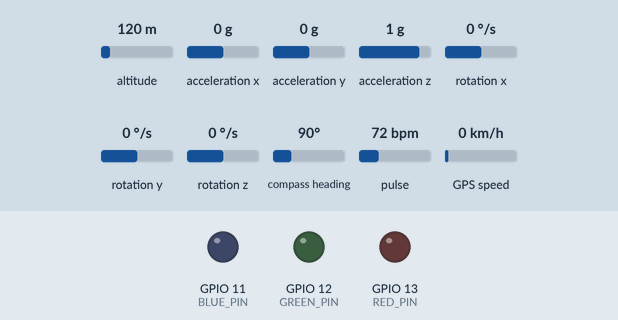
This sketch was run on a simulated ESP32-S3. Parts: output pins drawn as LEDs (lit = HIGH). The inputs (shaded band) are chosen by the test bench; at power-on: altitude 120 m, acceleration x 0 g, acceleration y 0 g, acceleration z 1 g, rotation x 0 °/s, rotation y 0 °/s, rotation z 0 °/s, compass heading 90°, pulse 72 bpm, GPS speed 0 km/h. WiFi joins after 1.5 s; servers stay silent unless stated; uploads are accepted with an empty reply; the local clock reads 2024-03-15 10:24:30 at power-on unless the sketch sets it; the GPS gets a fix after 3 s at 37.7749, -122.4194 with 8 satellites; what the sketch prints to the serial monitor is not drawn.

Above: at 15.5 s.
At 23.7 s:
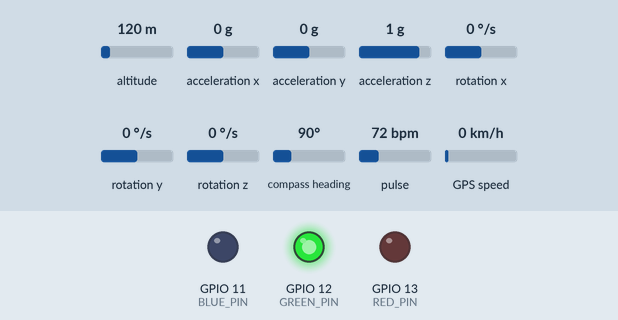
Timing chart, 0 to 26.4 s (numbered marks = the images above):
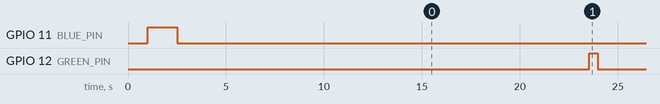

Measured:
- by itself, GPIO 12 (GREEN_PIN): alternates HIGH for 0.44 s and LOW for 16.0 s

The sketch:

code.ino
```cpp
#include <WiFi.h>
#include <HTTPClient.h>
#include "MAX30105.h"
#include "heartRate.h"
#include <TinyGPS++.h>
#include <MPU6050_tockn.h>
#include <Wire.h>
#include <WiFiManager.h>

WiFiManager wm;

#define RED_PIN 13
#define GREEN_PIN 12
#define BLUE_PIN 11

const char* serverName = "https://petdex-api-d75e.onrender.com";
const String coleiraId = "6819475baa479949daccea94";
const String animalId = "68194120636f719fcd5ee5fd";

MAX30105 particleSensor;

const long gmtOffset_sec = -3 * 3600;  // UTC-3 para horário de Brasília
const int daylightOffset_sec = 0;      // Sem horário de verão


const byte RATE_SIZE = 4;  //Increase this for more averaging. 4 is good.
byte rates[RATE_SIZE];     //Array of heart rates
byte rateSpot = 0;
long lastBeat = 0;  //Time at which the last beat occurred

float beatsPerMinute;
int beatAvg;
unsigned long leituraInicio = 0;
const unsigned long duracaoLeitura = 15000;
bool lendo = false;


// -------------- SENSOR DE GPS --------------

#define RXD2 5  // CONECTAR PORTA TX DO SENSOR
#define TXD2 6  // CONECTAR PORTA RX DO SENSOR

#define GPS_BAUD 9600
TinyGPSPlus gps;
// Create an instance of the HardwareSerial class for Serial 2
HardwareSerial gpsSerial(2);

// -------------- // --------------


// -------------- GIROSCÓPIO --------------
MPU6050 mpu6050(Wire);
// -------------- // --------------


void setup() {
  pinMode(RED_PIN, OUTPUT);
  pinMode(GREEN_PIN, OUTPUT);
  pinMode(BLUE_PIN, OUTPUT);
  Serial.begin(115200);
  delay(1000);

  wm.resetSettings();
  // ------------- WIFI -------------
  while (WiFi.status() != WL_CONNECTED) {
    digitalWrite(BLUE_PIN, HIGH);
    Serial.println("Configurar Wifi! Acesse a rede PetDex com a senha petdex1234 e selecione um Wifi para conexão.");
    wm.autoConnect("PetDex", "petdex1234");

    if (WiFi.status() == WL_CONNECTED) {
      Serial.println("Conectado com sucesso!");
    } else {
      Serial.println("Falha ao reconectar.");
    }
  }
  digitalWrite(BLUE_PIN, LOW);
  // -------------- // --------------


  // ------------- HORÁRIO ------------
  configTime(gmtOffset_sec, daylightOffset_sec, "pool.ntp.org");
  delay(2000);  // Espera a sincronização NTP

  struct tm timeinfo;
  while (!getLocalTime(&timeinfo)) {
    Serial.println("Erro ao obter hora");
    digitalWrite(RED_PIN, HIGH);
    digitalWrite(BLUE_PIN, HIGH);
    digitalWrite(GREEN_PIN, HIGH);
  }

  digitalWrite(RED_PIN, LOW);
  digitalWrite(BLUE_PIN, LOW);
  digitalWrite(GREEN_PIN, LOW);

  char isoTime[30];
  strftime(isoTime, sizeof(isoTime), "%Y-%m-%dT%H:%M:%SZ", &timeinfo);
  Serial.println("Hora atual:");
  Serial.println(isoTime);
  // -------------- // --------------


  // ------------- BATIMENTO CARDÍACO  ------------
  while (!particleSensor.begin(Wire, I2C_SPEED_FAST)) {
    digitalWrite(RED_PIN, HIGH);
    Serial.println("MAX30105 (Batimento Cardíaco) Não foi encontrado. ");
  }
  digitalWrite(RED_PIN, LOW);

  // Ligando as luzes do Batimetno Cardíaco para ajudar a medir
  particleSensor.setup();                     //Configure sensor with default settings
  particleSensor.setPulseAmplitudeRed(0x0A);  //Turn Red LED to low to indicate sensor is running
  particleSensor.setPulseAmplitudeGreen(0);   //Turn off Green LED
  // -------------- // --------------


  // -------------- GPS --------------
  gpsSerial.begin(GPS_BAUD, SERIAL_8N1, RXD2, TXD2);
  // -------------- // --------------


  // -------------- GIROSCÓPIO --------------
  Wire.begin();
  mpu6050.begin();
  mpu6050.calcGyroOffsets(true);
  // -------------- // --------------
}

void loop() {
  digitalWrite(GREEN_PIN, LOW);
  digitalWrite(BLUE_PIN, LOW);
  digitalWrite(RED_PIN, LOW);

  while (WiFi.status() != WL_CONNECTED) {
    digitalWrite(BLUE_PIN, HIGH);
    Serial.println("WiFi desconectado. Tentando reconectar...");
    wm.autoConnect("PetDex", "petdex1234");

    if (WiFi.status() == WL_CONNECTED) {
      Serial.println("Reconectado com sucesso!");
    } else {
      Serial.println("Falha ao reconectar.");
    }
  }

  digitalWrite(BLUE_PIN, LOW);

  double accX;
  double accY;
  double accZ;
  double angleX;
  double angleY;
  double angleZ;

  double latitude;
  double longitude;

  long leituraControle = 0;

  if (!lendo) {
    // Iniciar novo ciclo de leitura
    Serial.println("Iniciando leitura de batimentos por 10 segundos...");
    leituraInicio = millis();
    leituraControle = leituraInicio;
    lendo = true;
    beatAvg = 0;
    rateSpot = 0;
    lastBeat = 0;
    beatsPerMinute = 0;
  }

  // Enquanto estiver dentro do período de leitura
  while (millis() - leituraInicio <= duracaoLeitura) {
    long irValue = particleSensor.getIR();

    if (checkForBeat(irValue)) {
      long delta = millis() - lastBeat;
      lastBeat = millis();

      beatsPerMinute = 60 / (delta / 1000.0);

      if (beatsPerMinute < 255 && beatsPerMinute > 20) {
        rates[rateSpot++] = (byte)beatsPerMinute;
        rateSpot %= RATE_SIZE;

        beatAvg = 0;
        for (byte x = 0; x < RATE_SIZE; x++)
          beatAvg += rates[x];
        beatAvg /= RATE_SIZE;
      }
    }

    Serial.print("IR=");
    Serial.print(irValue);
    Serial.print(", BPM=");
    Serial.print(beatsPerMinute);
    Serial.print(", Avg BPM=");
    Serial.print(beatAvg);
    if (irValue < 50000 && millis() - leituraControle <= 20000) {
      // Espera até 20 segundos para o usuário colocar o dedo para realizar a leitura
      leituraInicio = millis();
      Serial.print(" Não está medindo batimentos");
    }
    Serial.println();
  }

  lendo = false;

  unsigned long start = millis();
  while (millis() - start < 1000) {
    while (gpsSerial.available() > 0) {
      gps.encode(gpsSerial.read());
    }
    if (gps.location.isUpdated()) {
      latitude = gps.location.lat();
      longitude = gps.location.lng();
    }
  }

  // -------------- GIROSCÓPIO --------------
  mpu6050.update();

  accX = mpu6050.getAccX();
  accY = mpu6050.getAccY();
  accZ = mpu6050.getAccZ();

  angleX = mpu6050.getGyroAngleX();
  angleY = mpu6050.getGyroAngleY();
  angleZ = mpu6050.getGyroAngleZ();

  // -------------- // --------------

  String timestamp = getISO8601Time();
  Serial.println("\n---------------------- LOCALIZACAO ----------------------");
  Serial.print("Latitude: ");
  Serial.print(latitude);
  Serial.print("  Longitude: ");
  Serial.println(longitude);
  Serial.println("\n-----------------------------------------------------------");
  if (beatAvg > 5) {
    enviarBatimento(beatAvg, timestamp);
  }
  if (((latitude > 1 && longitude > 1) || (latitude < -1 && longitude < -1)) && (latitude != 23.594131 && longitude != 23.93906)) {
    enviarLocalizacao(latitude, longitude, timestamp);
  }
  enviarMovimento(accX, accY, accZ, angleX, angleY, angleZ, timestamp);
}


String getISO8601Time() {
  struct tm timeinfo;
  if (!getLocalTime(&timeinfo)) {
    Serial.println("Erro ao obter hora");
    return "";
  }

  char isoTime[30];
  strftime(isoTime, sizeof(isoTime), "%Y-%m-%dT%H:%M:%S-03:00", &timeinfo);
  return String(isoTime);
}

void enviarBatimento(int media, String timestamp) {
  digitalWrite(GREEN_PIN, HIGH);
  digitalWrite(RED_PIN, LOW);
  digitalWrite(BLUE_PIN, LOW);
  String endpoint = String(serverName) + "/batimentos";
  HTTPClient http;
  String jsonData = "{";
  jsonData += "\"frequenciaMedia\": \"" + String(media) + "\", ";
  jsonData += "\"coleira\": \"" + coleiraId + "\", ";
  jsonData += "\"animal\": \"" + animalId + "\", ";
  jsonData += "\"data\": \"" + timestamp + "\"";
  jsonData += "}";

  Serial.println("Enviando Batimento:");
  Serial.println(jsonData);
  http.begin(endpoint);
  http.addHeader("Content-Type", "application/json");
  int httpResponseCode = http.POST(jsonData);
  Serial.print("POST status: ");
  Serial.println(httpResponseCode);
  if (httpResponseCode > 0) {
    String response = http.getString();
    Serial.println("Resposta: " + response);
  } else {
    digitalWrite(RED_PIN, HIGH);
    Serial.println("Erro ao enviar dados.");
    delay(500);
  }

  http.end();
}

void enviarLocalizacao(double latitude, double longitude, String timestamp) {
  digitalWrite(GREEN_PIN, HIGH);
  digitalWrite(RED_PIN, LOW);
  digitalWrite(BLUE_PIN, LOW);
  String endpoint = String(serverName) + "/localizacoes";
  HTTPClient http;
  String jsonData = "{";
  jsonData += "\"latitude\": \"" + String(latitude, 6) + "\", ";
  jsonData += "\"longitude\": \"" + String(longitude, 6) + "\", ";
  jsonData += "\"coleira\": \"" + coleiraId + "\", ";
  jsonData += "\"animal\": \"" + animalId + "\", ";
  jsonData += "\"data\": \"" + timestamp + "\"";
  jsonData += "}";

  Serial.println("Enviando Localização:");
  Serial.println(jsonData);
  http.begin(endpoint);
  http.addHeader("Content-Type", "application/json");
  int httpResponseCode = http.POST(jsonData);
  Serial.print("POST status: ");
  Serial.println(httpResponseCode);
  if (httpResponseCode > 0) {
    String response = http.getString();
    Serial.println("Resposta: " + response);
  } else {
    Serial.println("Erro ao enviar dados.");
    digitalWrite(RED_PIN, HIGH);
    Serial.println("Erro ao enviar dados.");
    delay(500);
  }

  http.end();
}

void enviarMovimento(double accX, double accY, double accZ, double angleX, double angleY, double angleZ, String timestamp) {
  digitalWrite(GREEN_PIN, HIGH);
  digitalWrite(RED_PIN, LOW);
  digitalWrite(BLUE_PIN, LOW);
  String endpoint = String(serverName) + "/movimentos";
  HTTPClient http;
  String jsonData = "{";
  jsonData += "\"acelerometroX\": \"" + String(accX) + "\", ";
  jsonData += "\"acelerometroY\": \"" + String(accY) + "\", ";
  jsonData += "\"acelerometroZ\": \"" + String(accZ) + "\", ";
  jsonData += "\"giroscopioX\": \"" + String(angleX) + "\", ";
  jsonData += "\"giroscopioY\": \"" + String(angleY) + "\", ";
  jsonData += "\"giroscopioZ\": \"" + String(angleZ) + "\", ";
  jsonData += "\"coleira\": \"" + coleiraId + "\", ";
  jsonData += "\"animal\": \"" + animalId + "\", ";
  jsonData += "\"data\": \"" + timestamp + "\"";
  jsonData += "}";

  Serial.println("Enviando Movimento:");
  Serial.println(jsonData);
  http.begin(endpoint);
  http.addHeader("Content-Type", "application/json");
  int httpResponseCode = http.POST(jsonData);
  Serial.print("POST status: ");
  Serial.println(httpResponseCode);
  if (httpResponseCode > 0) {
    String response = http.getString();
    Serial.println("Resposta: " + response);
  } else {
    Serial.println("Erro ao enviar dados.");
    digitalWrite(RED_PIN, HIGH);
    Serial.println("Erro ao enviar dados.");
    delay(500);
  }

  http.end();
}
```
